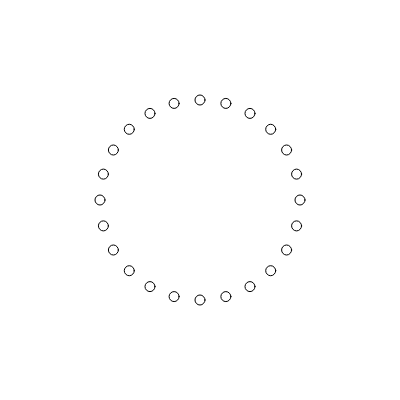
Frame 1 (no input)
Frame 2 (the mouse pressed at the canvas centre, redrawn once): identical to frame 1, image omitted

The p5.js sketch that drew this single still picture (run headless with seeded random() and noise() and a simulated clock; the mouse was pressed at the canvas centre and the sketch redrawn once):

// p5.js sketch
// ── sketch.js
function setup() {
  createCanvas(400, 400);
}

const radius = 100;

function draw() {
  background(255);
  // initial translate
  translate(200, 200);

  for (let angle = 0; angle < 360; angle += 15) {
    push();
    const x = radius * cos(Math.PI / 180 * angle);
    const y = radius * sin(Math.PI / 180 * angle);
    
    translate(x, y);
    circle(0, 0, 10);

    // returning to the initial translate
    pop();
  }

  noLoop(); 
}
